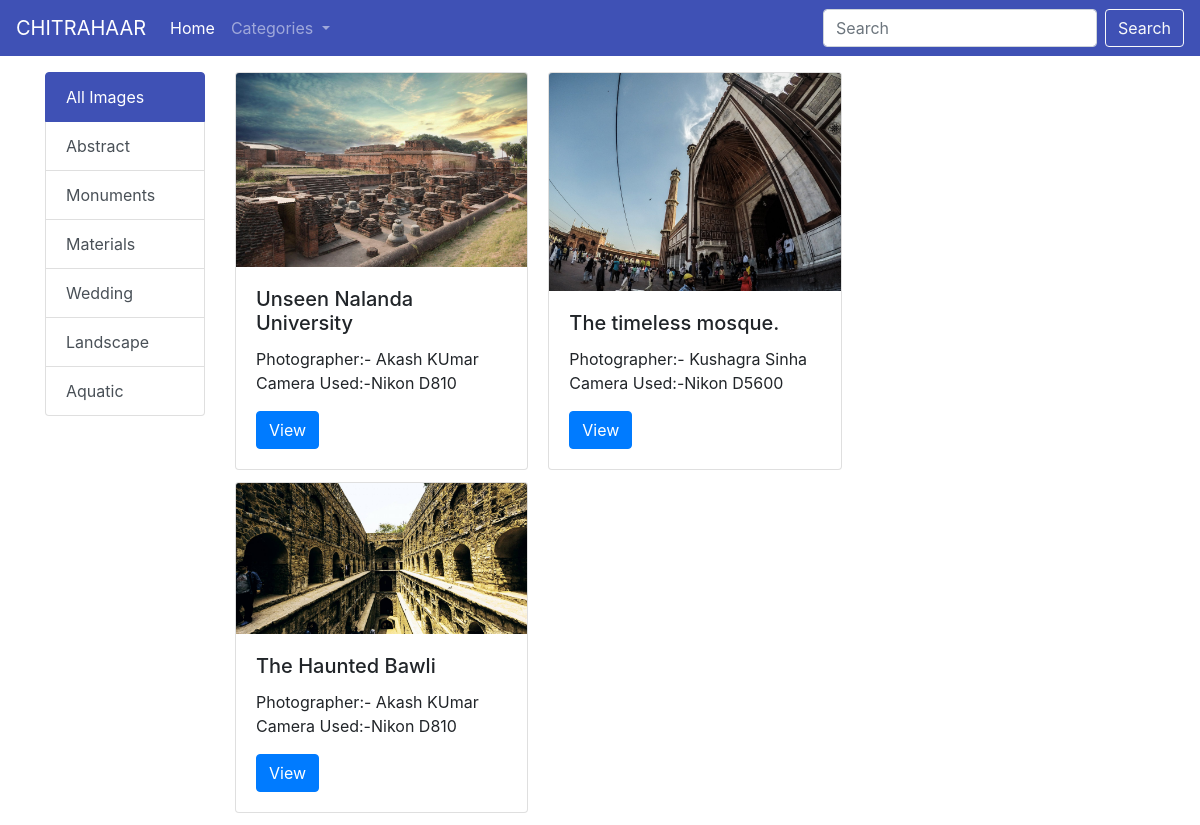
The page /category/8 on the database its author committed.
### myapp/models.py (models this page shows, shortened)
class Category(models.Model):
    title = models.CharField(max_length=100)
    description = models.TextField()

class Image(models.Model):
    title = models.CharField(max_length=200)
    description = models.TextField()
    image=models.ImageField(upload_to='images')
    added_date=models.DateTimeField()
    cat=models.ForeignKey(Category,on_delete=models.CASCADE)

### chitrahaar/views.py (the view)
# urls.py: path('category/<int:cid>',show_category_page),
def show_category_page(request,cid):
    cats=Category.objects.all()
    category=Category.objects.get(pk=cid)
    images=Image.objects.filter(cat=category)
    data={'images': images, 'cats':cats}
    return render(request,"home.html",data)

### templates/home.html (shortened to what this page needs)
<!doctype html>
<html lang="en">
  <head>
    <link rel="stylesheet" href="https://maxcdn.bootstrapcdn.com/bootstrap/4.0.0/css/bootstrap.min.css">
  </head>
  <body>
  {%include 'navbar.html' %}
  <div class="container">
<div class="row">
    <div class="col-md-2">
        <div class="list-group mt-3">
  <a href="/home" class="list-group-item list-group-item-action active">
    All Images
  </a>
            {% for c in cats %}
  <a href="/category/{{c.pk}}" class="list-group-item list-group-item-action">{{c.title}}</a>
            {% endfor %}
</div>
    </div>
    <div class="col-md-10">
        <div class="row mt-3">
            <div class="col-md-12">
                <div class="card-columns">
                    {% for i in images %}
                    <div class="card" >
  <img class="card-img-top" src="/media/{{i.image}}" alt="Card image cap">
  <div class="card-body">
    <h5 class="card-title">{{i.title}}</h5>
    <p class="card-text"> {{i.description}}</p>
    <a href="#" class="btn btn-primary" onclick="showModalwithImage('{{i.image}}')">View</a>
  </div>
</div>
                    {% endfor %}
                </div>
            </div>
        </div>
    </div>
</div>
  </body>
</html>

### templates/navbar.html (shortened to what this page needs)
<nav class="navbar navbar-expand-lg bg navbar-dark ">
  <a class="navbar-brand" href="#">CHITRAHAAR</a>
  <div class="collapse navbar-collapse" id="navbarSupportedContent">
    <ul class="navbar-nav mr-auto">
      <li class="nav-item active">
        <a class="nav-link" href="#">Home <span class="sr-only">(current)</span></a>
      </li>
      <li class="nav-item dropdown">
        <a class="nav-link dropdown-toggle" href="#" id="navbarDropdown" role="button" data-toggle="dropdown" aria-haspopup="true" aria-expanded="false">
          Categories
        </a>
      </li>
    </ul>
    <form class="form-inline my-2 my-lg-0">
      <input class="form-control mr-sm-2" type="search" placeholder="Search" aria-label="Search">
      <button class="btn btn-outline-light my-2 my-sm-0" type="submit">Search</button>
    </form>
  </div>
</nav>

### templates/home.html (style rules this page uses)
.bg { background:#3f51b5!important; }
.list-group-item.active { background:#3f51b5!important; border-color:#3f51b5!important; }

### rows shown on the page
Category: title "Abstract"
Category: title "Monuments"
Category: title "Materials"
Category: title "Wedding"
Category: title "Landscape"
Category: title "Aquatic"
Image: image (picture), title "Unseen Nalanda University", description "Photographer:- Akash KUmar Camera Used:-Nikon D810"
Image: image (picture), title "The Haunted Bawli", description "Photographer:- Akash KUmar Camera Used:-Nikon D810"
Image: image (picture), title "The timeless mosque.", description "Photographer:- Kushagra Sinha Camera Used:-Nikon D5600"
